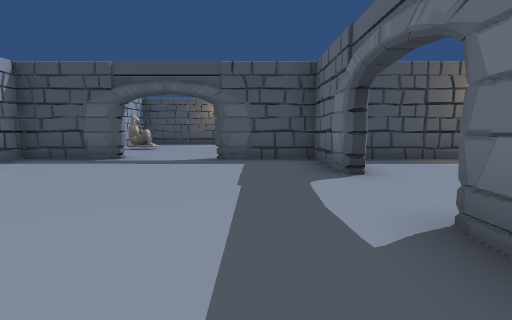
[1] (above)

24 first-person views from a walk through a Unity game level. The camera is 1.3 m above the floor, tilts 6° down and sees 85° across. The floor is counted in squares, 2 m on a side. Each view is taken from the middle of a square. On the plan, view 1 faces up. The plan holds only what a view shows up to about 9 squares ahead; the rest is blank. The place goes on beyond the plan. The player character is not drawn.

[2]
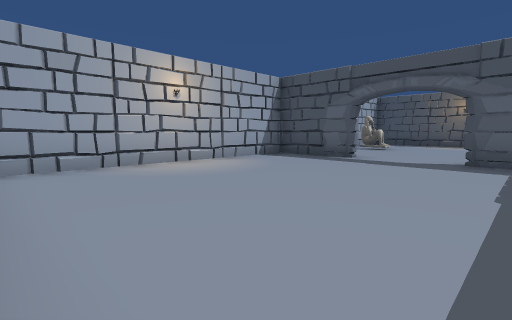

[3]
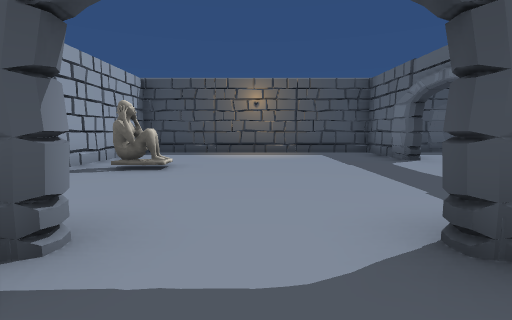

[4]
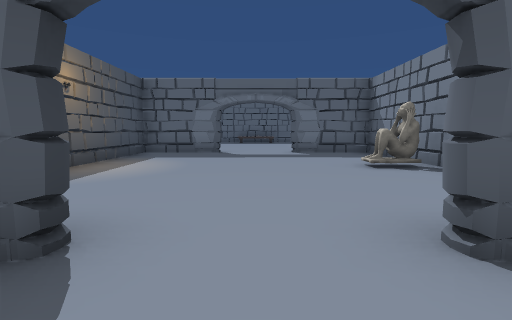

[5]
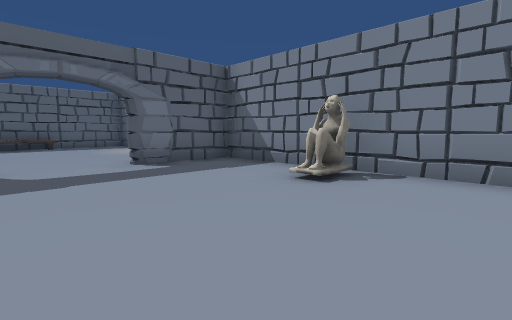

[6]
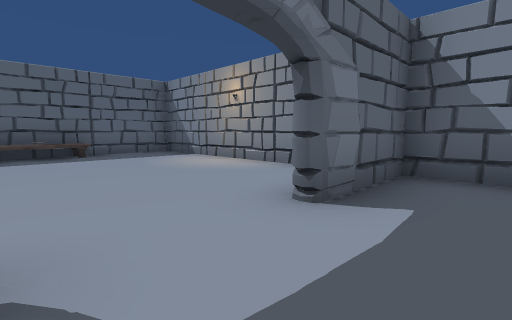

[7]
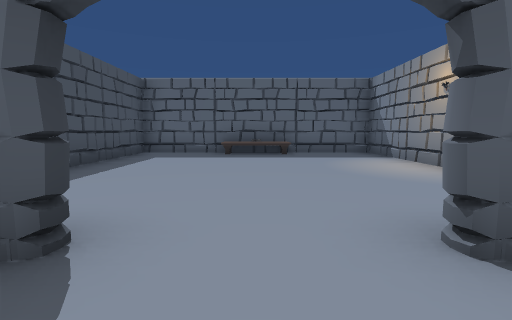

[8]
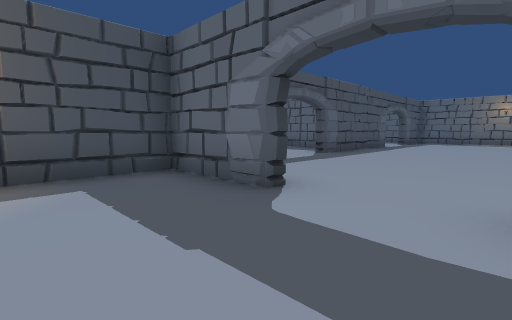

[9]
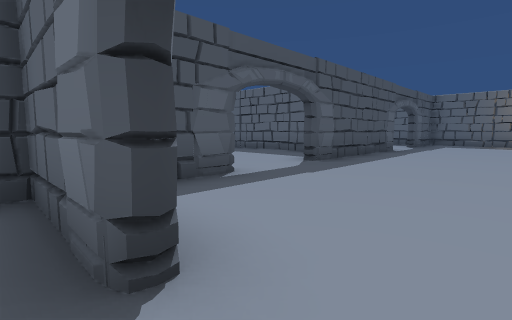

[10]
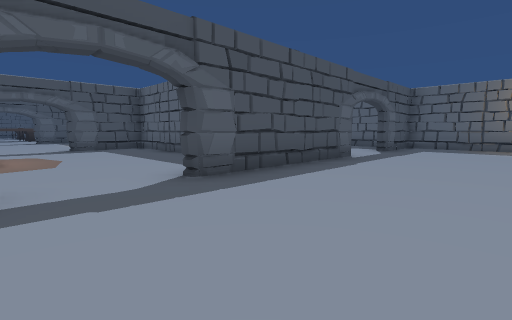

[11]
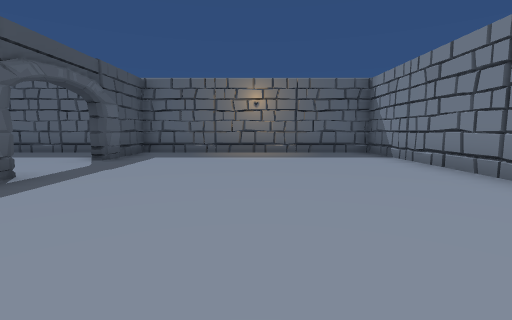

[12]
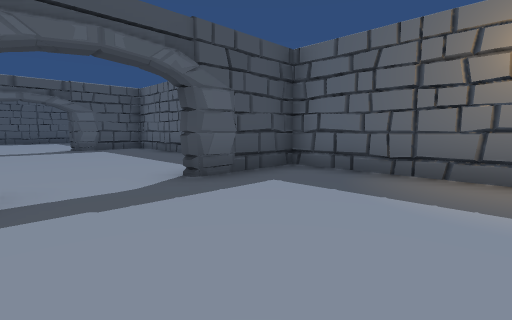

[13]
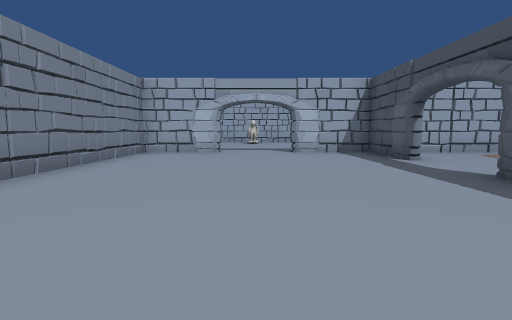

[14]
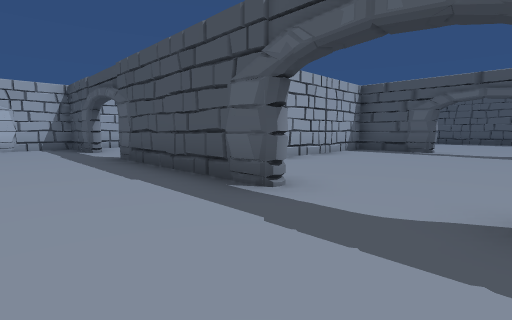

[15]
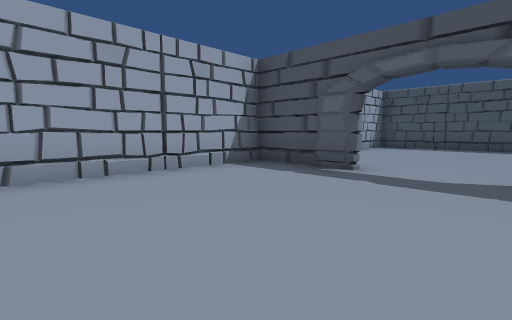

[16]
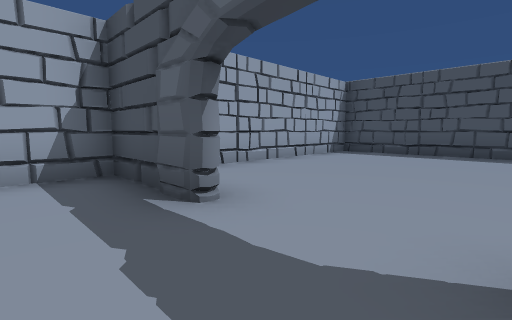

[17]
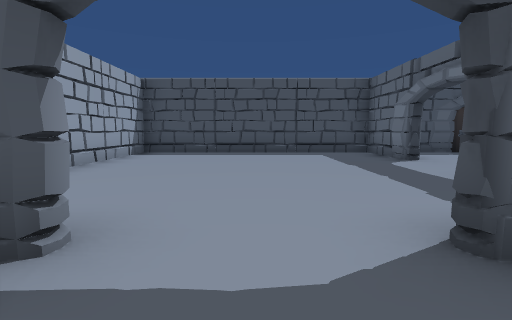

[18]
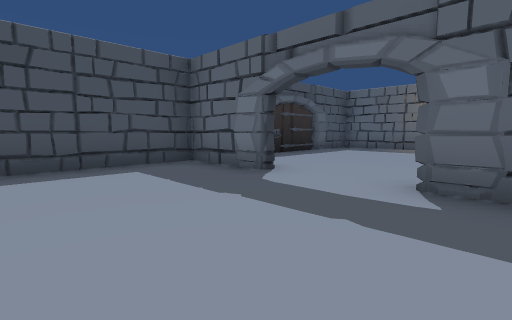

[19]
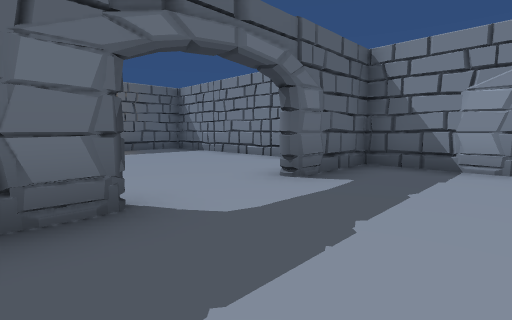

[20]
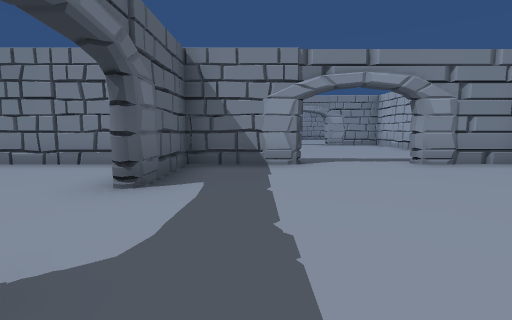

[21]
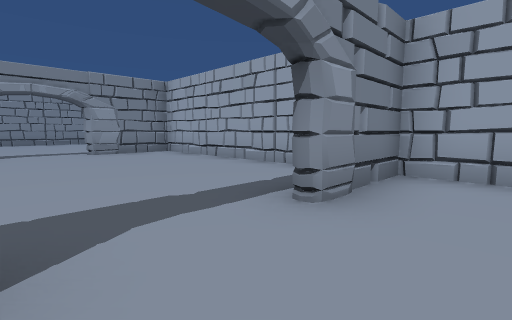

[22]
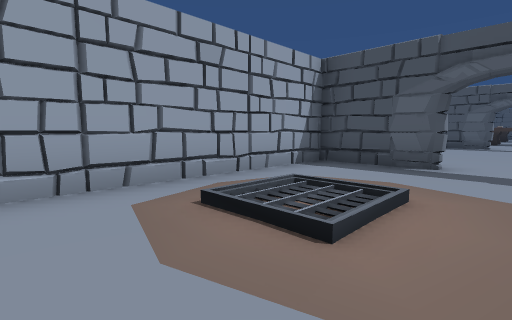

[23]
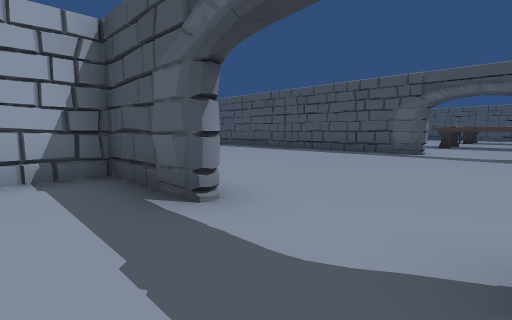

[24]
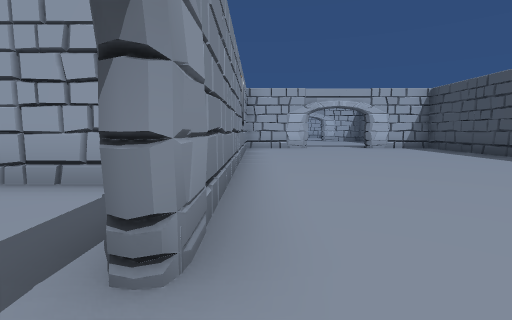

### Floor plan
Points are (right, up) in squares from view 1. A wall is a line through its corners. A room is listed if a view was taken in it or the views show most of it. See-through windows are left out.
Room 1 (views 1, 2, 3, 4, 5, 6, 7, 8, 9, 10, 11, 12, 13, 14, 15, 16, 17, 18, 19, 20, 21, 22, 23, 24)
walls: (8.3, 17.4) (8.3, 18.5); (3.9, 13.3) (1.7, 13.3) (1.7, 11.1); (3.9, 20.3) (1.7, 20.3) (1.7, 14.9); (8.6, 20.7) (10.9, 20.7); (1.5, 12.9) (1.1, 13.3) (-5.3, 13.3) (-5.3, 9.8); (10.9, 13.3) (6.1, 13.3); (10.9, 20.3) (8.6, 20.3); (1.4, 11.1) (1.3, 11.6); (1.3, 11.1) (1.3, 13.3); (1.7, 8.9) (1.7, 6.7) (6.4, 6.7); (13.1, 20.6) (13.6, 20.7); (13.1, 20.7) (15.3, 20.7) (15.3, 22.9); (15.3, 14.9) (15.3, 18.5); (10.6, 6.7) (15.3, 6.7) (15.3, 13.3) (13.1, 13.3); (-3.9, 20.7) (3.9, 20.7); (3.9, 27.3) (1.5, 27.3); (-0.4, 6.3) (-0.9, 6.4); (16.7, 20.7) (20.5, 20.7); (8.3, 4.1) (8.3, 6.3) (2.5, 6.3); (1.3, 4.1) (1.3, 6.3) (-0.9, 6.3); (15.3, 25.1) (15.3, 27.3) (8.7, 27.3) (8.7, 13.7) (10.9, 13.7); (15.4, 25.1) (15.3, 25.6); (-3.1, 6.3) (-5.3, 6.3) (-5.3, 0.1); (-1.9, 27.3) (-4.1, 27.3); (15.3, 4.6) (15.3, 6.3) (11.7, 6.3); (1.3, 1.4) (1.4, 1.9); (1.3, 1.4) (1.3, 1.9); (3.1, -0.3) (8.3, -0.3) (8.3, 1.9); (10.3, -0.3) (15.3, -0.3) (15.3, 1.4); (19.5, 27.3) (16.9, 27.3)
low walls: (10.3, 20.3) (9.4, 20.6)
objects: other object (-4, 10); other object (5, 0); other object (15, 2) to (15, 4)

Where each view was taken, in squares from view 1:
view 1: 0 up, 0 right, facing up
view 2: 0 up, 0 right, facing up-left
view 3: 5 up, 2 left, facing up
view 4: 3 up, 0 right, facing right
view 5: 4 up, 3 right, facing down-right
view 6: 4 up, 7 right, facing down-right
view 7: 3 up, 7 right, facing right
view 8: 9 up, 1 left, facing up-right
view 9: 10 up, 1 right, facing up-right
view 10: 10 up, 4 right, facing up-right
view 11: 10 up, 7 right, facing right
view 12: 10 up, 11 right, facing up-right
view 13: 10 up, 10 right, facing left
view 14: 11 up, 13 right, facing up-left
view 15: 16 up, 13 right, facing up-left
view 16: 19 up, 13 right, facing up-left
view 17: 19 up, 12 right, facing up
view 18: 22 up, 12 right, facing up-right
view 19: 26 up, 13 right, facing down-right
view 20: 26 up, 14 right, facing down
view 21: 22 up, 13 right, facing down-left
view 22: 15 up, 5 right, facing up-left
view 23: 19 up, 6 right, facing up-left
view 24: 21 up, 5 right, facing left
